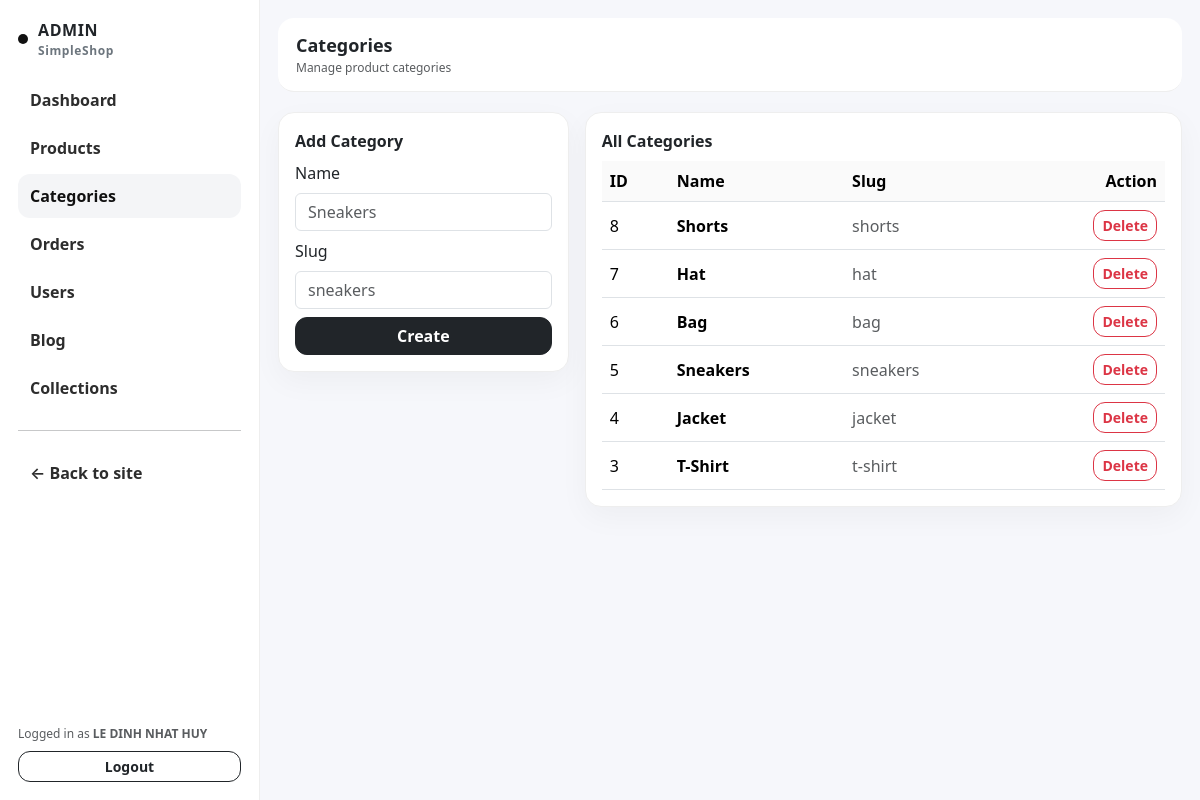
Before: /admin/categories.php (signed in) with the older database file.
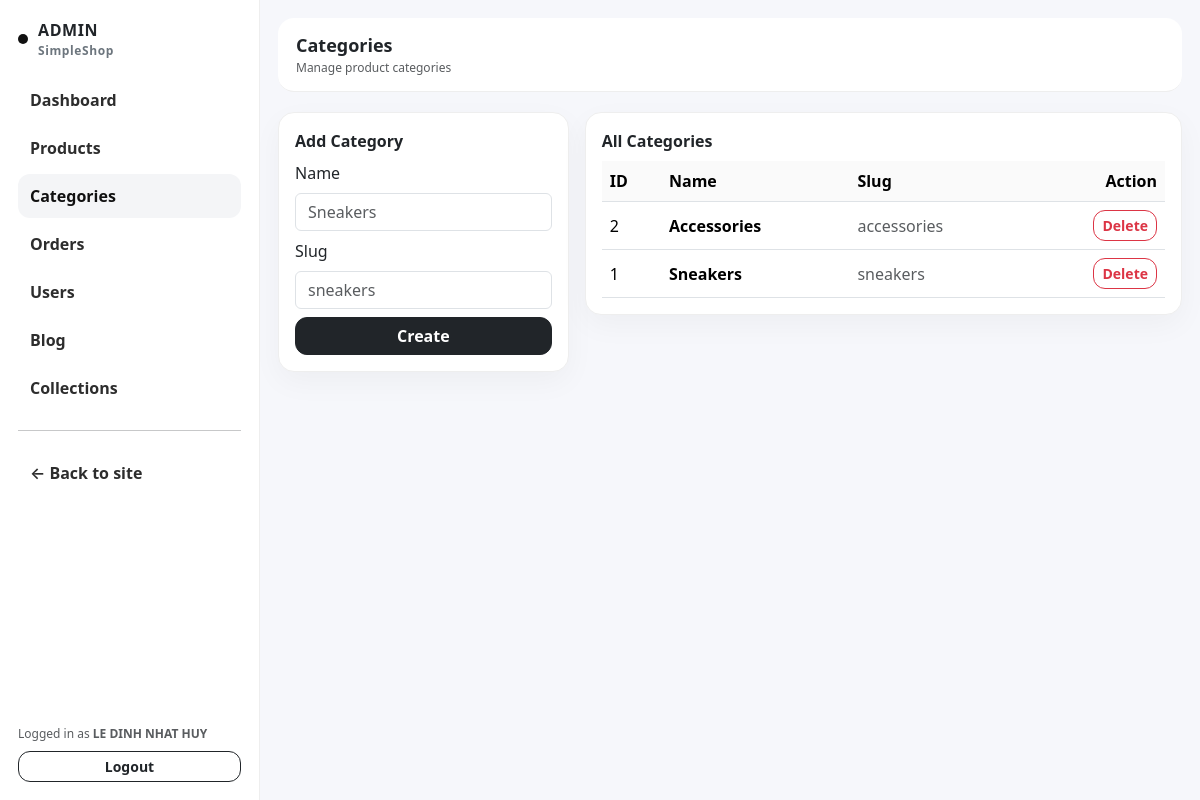
After: the same page with the newer database file.
### tables this page shows
CREATE TABLE `categories` (
  `id` bigint(20) UNSIGNED NOT NULL,
  `name` varchar(120) NOT NULL,
  `slug` varchar(150) NOT NULL,
  `created_at` datetime DEFAULT current_timestamp()
);

### core/helpers.php (called while the page is built, shortened)
<?php
function e(string $s): string {
  return htmlspecialchars($s, ENT_QUOTES, 'UTF-8');
}

### core/db.php (called while the page is built, shortened)
<?php
function db(): PDO {
  static $pdo = null;
  if ($pdo) return $pdo;
  $dsn = "mysql:host=" . DB_HOST . ";dbname=" . DB_NAME . ";charset=utf8mb4";
  $pdo = new PDO($dsn, DB_USER, DB_PASS, [
    PDO::ATTR_ERRMODE => PDO::ERRMODE_EXCEPTION,
    PDO::ATTR_DEFAULT_FETCH_MODE => PDO::FETCH_ASSOC,
  ]);
  return $pdo;
}

### admin/categories.php (the view, shortened to what this page needs)
<?php
require_once __DIR__ . '/partials/header.php';
require_once __DIR__ . '/partials/sidebar.php';
$name = '';
$slug = '';
$cats = db()->query("SELECT * FROM categories ORDER BY id DESC")->fetchAll();
?>
<div class="admin-content">
  <div class="admin-topbar d-flex justify-content-between align-items-center">
    <div>
      <div style="font-weight:900;font-size:18px;">Categories</div>
      <div class="text-muted" style="font-size:12px;">Manage product categories</div>
    </div>
  </div>
  <div class="row g-3 mt-1">
    <div class="col-md-4">
      <div class="cardx p-3">
        <div style="font-weight:900;" class="mb-2">Add Category</div>
        <form method="post" class="d-grid gap-2">
          <div>
            <label class="form-label">Name</label>
            <input class="form-control" name="name" value="<?= e($name) ?>" placeholder="Sneakers">
          </div>
          <div>
            <label class="form-label">Slug</label>
            <input class="form-control" name="slug" value="<?= e($slug) ?>" placeholder="sneakers">
          </div>
          <button class="btn btn-dark btn-ceo">Create</button>
        </form>
      </div>
    </div>
    <div class="col-md-8">
      <div class="cardx p-3">
        <div style="font-weight:900;" class="mb-2">All Categories</div>
        <div class="table-responsive">
          <table class="table table-hover align-middle mb-0">
            <thead><tr><th>ID</th><th>Name</th><th>Slug</th><th class="text-end">Action</th></tr></thead>
            <tbody>
              <?php foreach($cats as $c): ?>
                <tr>
                  <td><?= (int)$c['id'] ?></td>
                  <td class="fw-semibold"><?= e($c['name']) ?></td>
                  <td class="text-muted"><?= e($c['slug']) ?></td>
                  <td class="text-end">
                    <form method="post" class="d-inline" onsubmit="return confirm('Delete this category?');">
                      <button class="btn btn-outline-danger btn-sm btn-ceo">Delete</button>
                    </form>
                  </td>
                </tr>
              <?php endforeach; ?>
            </tbody>
          </table>
        </div>
      </div>
    </div>
  </div>
</div>
<?php require_once __DIR__ . '/partials/footer.php'; ?>

Changed rows visible on the page:
removed categories: id "8", name "Shorts", slug "shorts"
removed categories: id "7", name "Hat", slug "hat"
removed categories: id "6", name "Bag", slug "bag"
removed categories: id "5", name "Sneakers", slug "sneakers"
removed categories: id "4", name "Jacket", slug "jacket"
removed categories: id "3", name "T-Shirt", slug "t-shirt"
added categories: id "2", name "Accessories", slug "accessories"
added categories: id "1", name "Sneakers", slug "sneakers"
